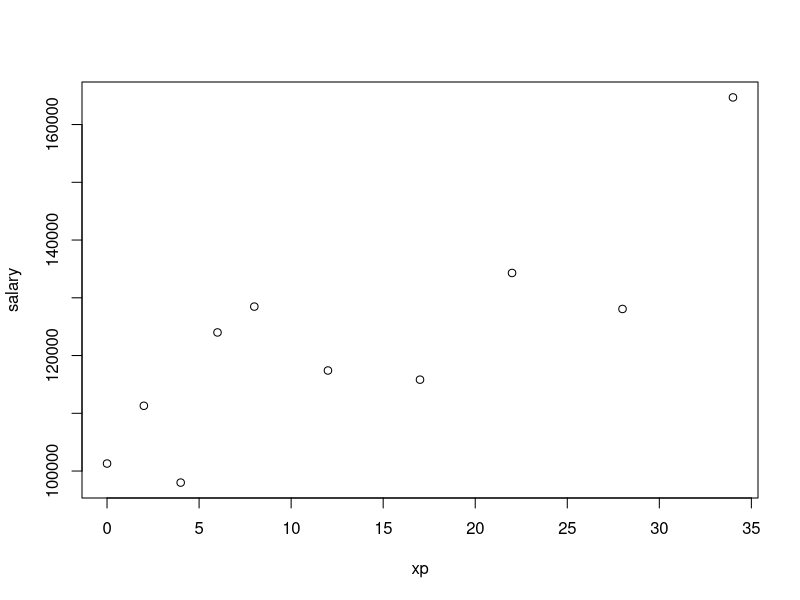
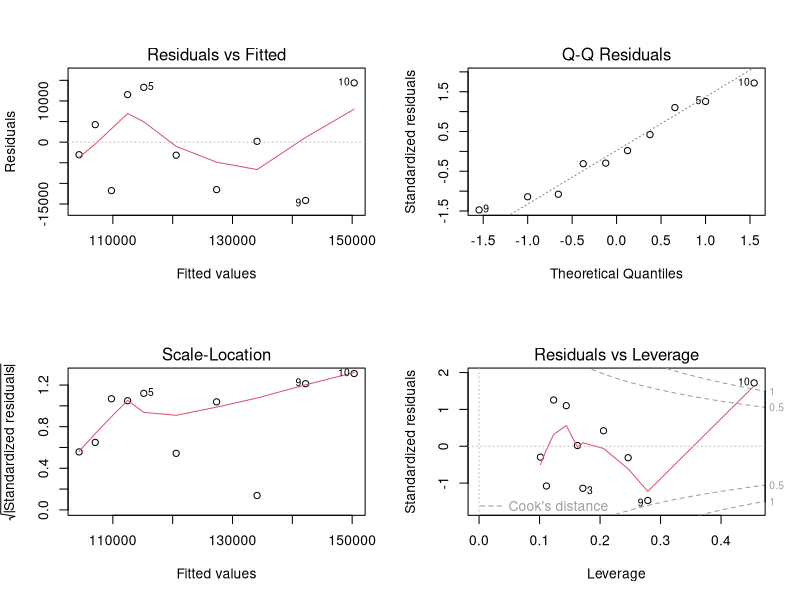
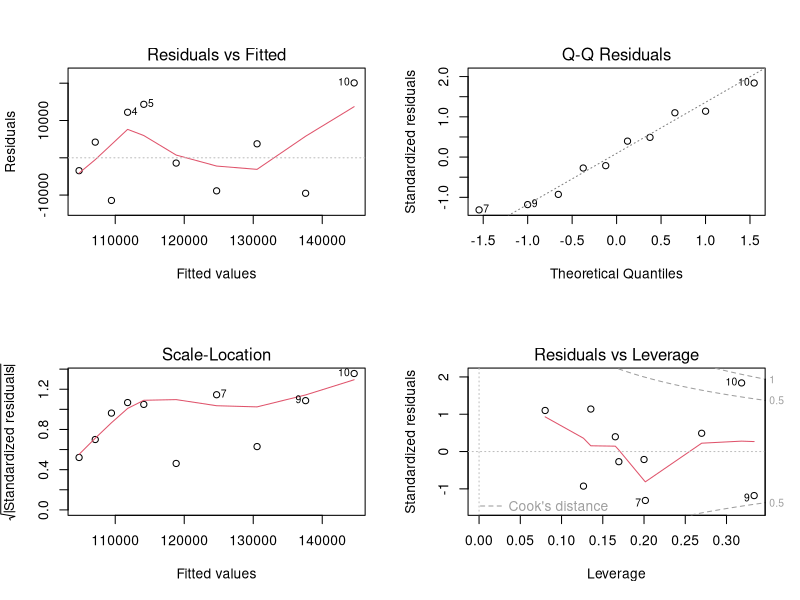
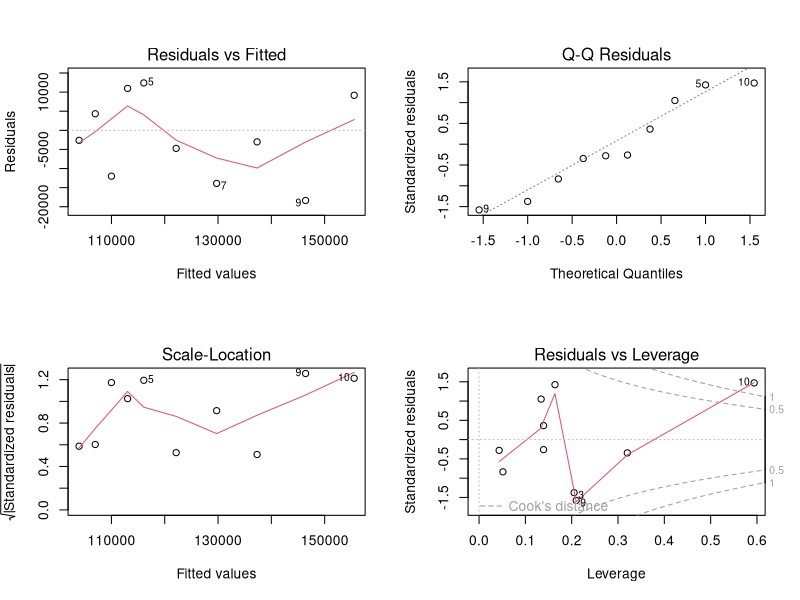

R code for these plots, in order:
## ---- chunk 1
knitr::opts_chunk$set(echo = TRUE)
## ---- chunk 2
xp = c(0, 2, 4, 6, 8, 12, 17, 22, 28, 34)
size = c(17, 33, 19, 25, 18, 60, 58, 31, 34, 19)
salary = c(101300, 111303, 98000, 124000, 128475, 117410, 115825, 134300,128066, 164700)
## ---- chunk 3
plot(xp,salary)
## ---- chunk 4
m = lm(salary~xp)
summary(m)
par(mfrow=c(2,2))
plot(m)
## ---- chunk 5
print("OLS Estimation :")
predict(m,data.frame(xp=c(6)))
print("Error :")
salary[4]-predict(m,data.frame(xp=c(6)))
## ---- chunk 6
mw = lm(salary~xp,weights = size)
summary(mw)
par(mfrow=c(2,2))
plot(mw)
## ---- chunk 7
print("WLS Estimation :")
predict(mw,data.frame(xp=c(6)))
print("Error :")
salary[4]-predict(mw,data.frame(xp=c(6)))
## ---- chunk 8
xwm = sum(size*xp)/sum(size)
ywm = sum(size*salary)/sum(size)
sxw = sum(size*(xp-xwm)^2)
sxyw = sum(size*(xp-xwm)*(salary-ywm))
b1 = sxyw/sxw
c(ywm - xwm*b1,b1)
## ---- chunk 9
mw = lm(salary~xp,weights = 1/size)
summary(mw)
par(mfrow=c(2,2))
plot(mw)

print("Weird WLS Estimation :")
predict(mw,data.frame(xp=c(6)))
print("Error :")
salary[4]-predict(mw,data.frame(xp=c(6)))
